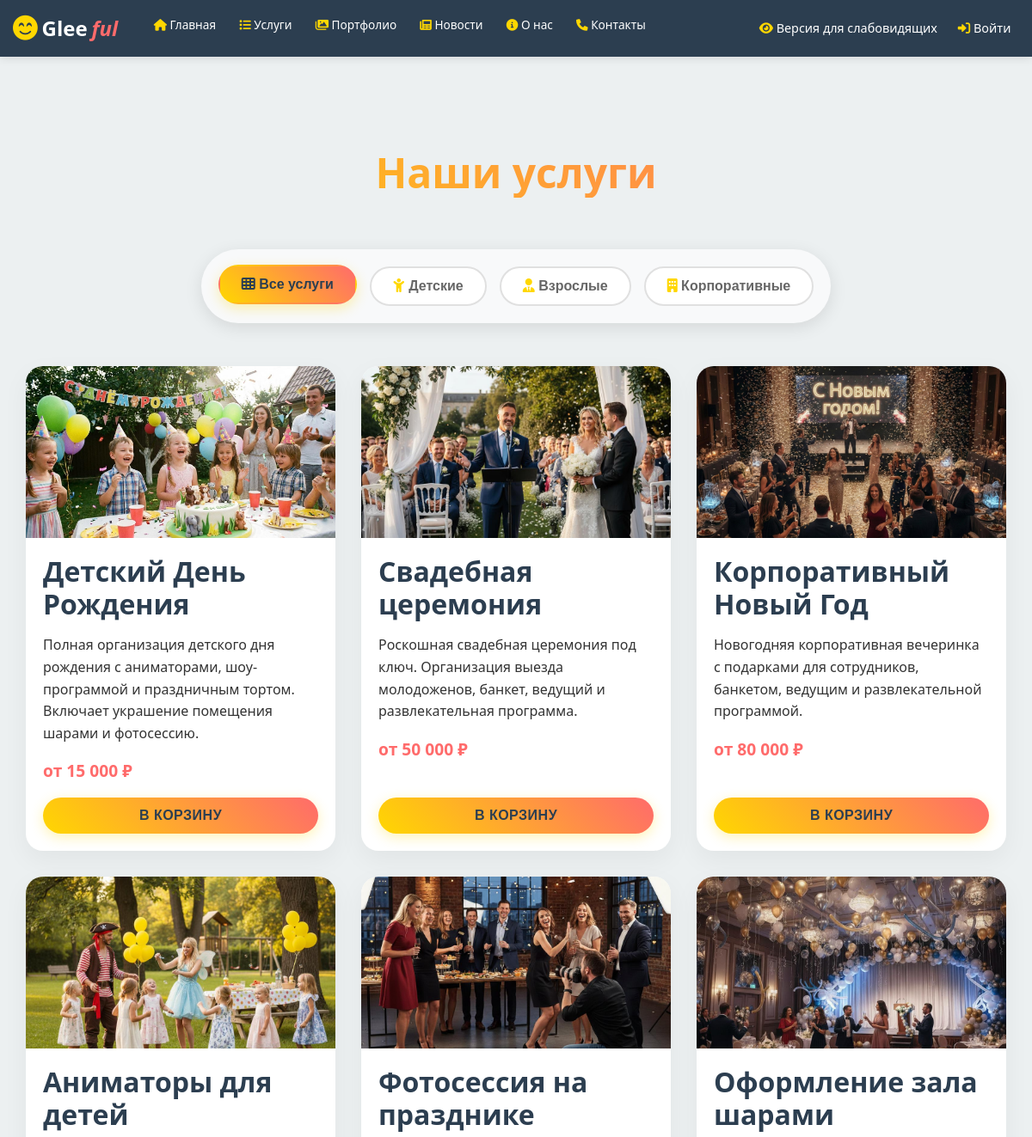
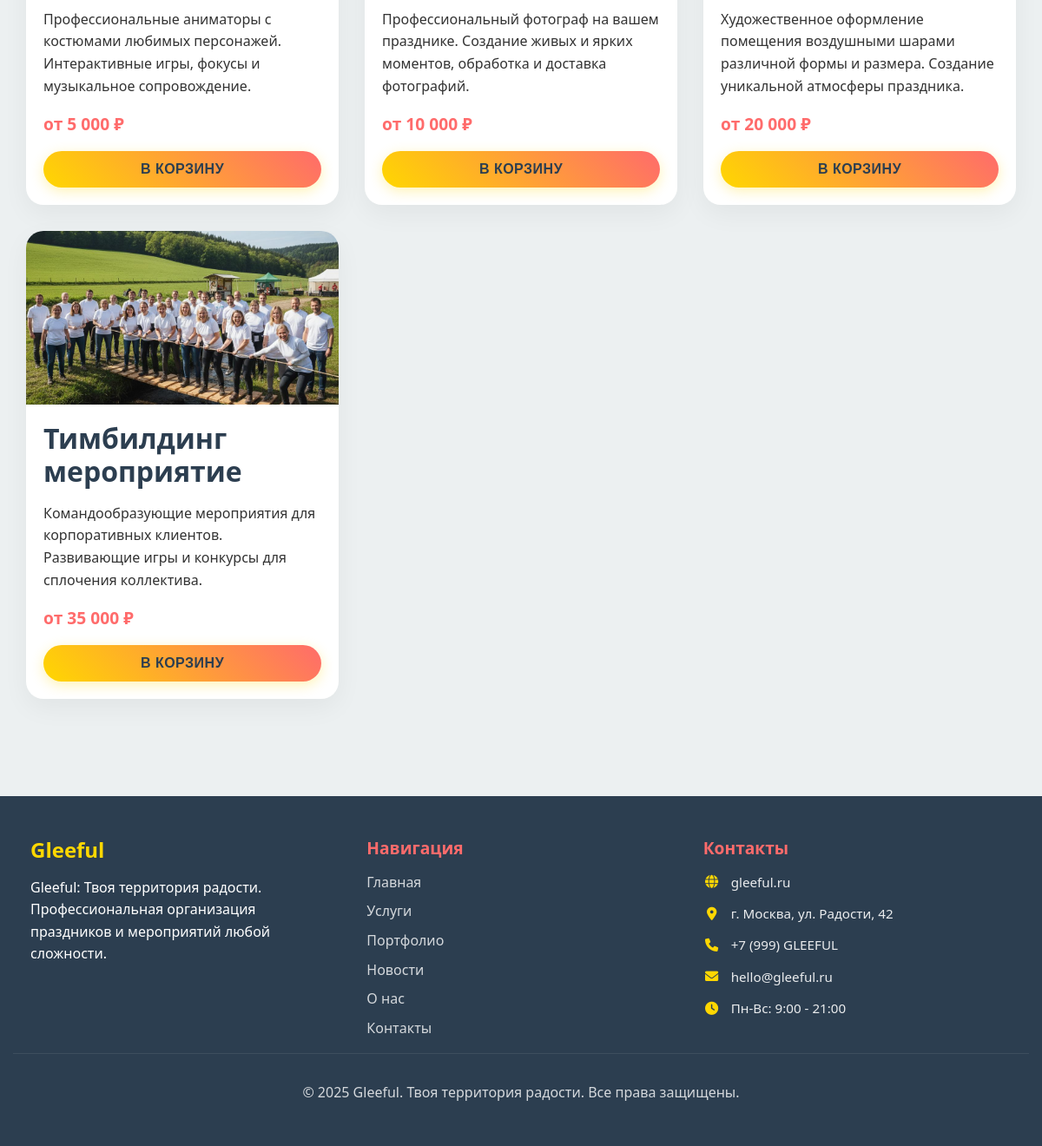
/services, run on the app's committed database (2 pictures, top to bottom).
### app.py (models this page shows, shortened)
class Service(db.Model):
    id = db.Column(db.Integer, primary_key=True)
    title = db.Column(db.String(200), nullable=False)
    description = db.Column(db.Text, nullable=False)
    price = db.Column(db.Numeric(10, 2), nullable=False)
    category = db.Column(db.String(50), nullable=False)
    image_url = db.Column(db.String(300))
    created_at = db.Column(db.DateTime, default=datetime.utcnow, nullable=False)
    order_items = db.relationship('OrderItem', backref='service', lazy=True)
    cart_items = db.relationship('CartItem', backref='service', lazy=True)

### app.py (the view)
@app.route('/services')
def services():
    try:
        services = Service.query.all()
        return render_template('services.html', services=services)
    except Exception as e:
        app.logger.error(f'Ошибка при загрузке каталога услуг: {str(e)}')
        return render_template('services.html', services=[])

### app.py (called while the page is built)
@app.context_processor
def inject_cart_count():
    return dict(cart_count=get_cart_count())

def get_cart_count():
    if current_user.is_authenticated:
        return CartItem.query.filter_by(user_id=current_user.id).count()
    else:
        return len(session.get('cart', []))

### templates/services.html (shortened to what this page needs)
{% extends "base.html" %}
{% block content %}
<div class="services-page">
    <div class="container">
        <div class="page-header">
            <h1 class="page-title">Наши услуги</h1>
        </div>
        <div class="filters" role="region" aria-label="Фильтры услуг">
            <div class="filter-buttons" role="group" aria-label="Категории услуг">
                <button class="filter-btn active"
                        data-filter="all"
                        aria-pressed="true"
                        aria-label="Показать все услуги">
                    <i class="fas fa-th" aria-hidden="true"></i> Все услуги
                </button>
                <button class="filter-btn"
                        data-filter="Детский"
                        aria-pressed="false"
                        aria-label="Показать детские услуги">
                    <i class="fas fa-child" aria-hidden="true"></i> Детские
                </button>
                <button class="filter-btn"
                        data-filter="Взрослый"
                        aria-pressed="false"
                        aria-label="Показать услуги для взрослых">
                    <i class="fas fa-user-tie" aria-hidden="true"></i> Взрослые
                </button>
                <button class="filter-btn"
                        data-filter="Корпоративный"
                        aria-pressed="false"
                        aria-label="Показать корпоративные услуги">
                    <i class="fas fa-building" aria-hidden="true"></i> Корпоративные
                </button>
            </div>
        </div>
        <div class="services-grid">
            {% for service in services %}
            <div class="service-card {{ service.category }}">
                <div class="service-image">
                    <img src="{{ service.image_url }}" alt="{{ service.title }}">
                </div>
                <div class="service-content">
                    <h3>{{ service.title }}</h3>
                    <p>{{ service.description }}</p>
                    <div class="service-price">от {{ "{:,.0f}".format(service.price).replace(',', ' ') }} ₽</div>
                    <button class="add-to-cart" data-id="{{ service.id }}">В корзину</button>
                </div>
            </div>
            {% endfor %}
        </div>
    </div>
</div>
{% endblock %}

### templates/base.html (shortened to what this page needs)
<!DOCTYPE html>
<html lang="ru">
<head>
    <link rel="stylesheet" href="https://cdnjs.cloudflare.com/ajax/libs/font-awesome/6.0.0/css/all.min.css">
    <link rel="stylesheet" href="{{ url_for('static', filename='css/style.css') }}">
    <link rel="stylesheet" href="{{ url_for('static', filename='vendor/bvi/bvi.min.css') }}" type="text/css">
</head>
<body>
    <header class="header" role="banner">
        <div class="container">
            <div class="header-content">
                <div class="logo">
                    <a href="{{ url_for('index') }}">
                        <i class="fas fa-smile-beam"></i>
                        <span class="logo-glee">Glee</span><span class="logo-ful">ful</span>
                    </a>
                </div>
                <nav class="main-nav" role="navigation" aria-label="Основное меню сайта" id="main-nav">
                    <ul class="nav-list">
                        <li class="nav-item">
                            <a href="{{ url_for('index') }}" class="nav-link">
                                <i class="fas fa-home" aria-hidden="true"></i> Главная
                            </a>
                        </li>
                        <li class="nav-item">
                            <a href="{{ url_for('services') }}" class="nav-link">
                                <i class="fas fa-list" aria-hidden="true"></i> Услуги
                            </a>
                        </li>
                        <li class="nav-item">
                            <a href="{{ url_for('portfolio') }}" class="nav-link">
                                <i class="fas fa-images" aria-hidden="true"></i> Портфолио
                            </a>
                        </li>
                        <li class="nav-item">
                            <a href="{{ url_for('news') }}" class="nav-link">
                                <i class="fas fa-newspaper" aria-hidden="true"></i> Новости
                            </a>
                        </li>
                        <li class="nav-item">
                            <a href="{{ url_for('about') }}" class="nav-link">
                                <i class="fas fa-info-circle" aria-hidden="true"></i> О нас
                            </a>
                        </li>
                        <li class="nav-item">
                            <a href="{{ url_for('contacts') }}" class="nav-link">
                                <i class="fas fa-phone" aria-hidden="true"></i> Контакты
                            </a>
                        </li>
                    </ul>
                </nav>
                <div class="user-panel">
                    <a href="#" class="user-link bvi-open" title="Версия для слабовидящих">
                        <i class="fas fa-eye"></i>
                        <span class="user-link-text">Версия для слабовидящих</span>
                    </a>
                    {% if current_user.is_authenticated %}
                        <a href="{{ url_for('cart') }}" class="user-link cart-link"
                           aria-label="Корзина покупок ({{ cart_count if cart_count else 0 }} товаров)">
                            <i class="fas fa-shopping-cart cart-icon" aria-hidden="true"></i>
                            <span class="cart-badge {% if cart_count and cart_count > 0 %}show{% endif %}">
                                {{ cart_count if cart_count else 0 }}
                            </span>
                            <span class="sr-only">Корзина</span>
                        </a>
                        <a href="{{ url_for('profile') }}" class="user-link"
                           aria-label="Личный кабинет пользователя {{ current_user.username }}">
                            <i class="fas fa-user" aria-hidden="true"></i>
                            {{ current_user.username }}
                        </a>
                        {% if current_user.is_admin %}
                            <a href="{{ url_for('admin') }}" class="user-link admin-link"
                               aria-label="Панель администратора">
                                <i class="fas fa-cog" aria-hidden="true"></i>
                                <span class="sr-only">Админ-панель</span>
                            </a>
                        {% endif %}
                        <a href="{{ url_for('logout') }}" class="user-link logout-link"
                           aria-label="Выйти из личного кабинета">
                            <i class="fas fa-sign-out-alt" aria-hidden="true"></i>
                            <span class="sr-only">Выйти</span>
                        </a>
                    {% else %}
                        <a href="{{ url_for('login') }}" class="user-link login-link"
                           aria-label="Войти в личный кабинет">
                            <i class="fas fa-sign-in-alt" aria-hidden="true"></i>
                            <span>Войти</span>
                        </a>
                    {% endif %}
                </div>
            </div>
        </div>
    </header>
    <main class="main-content" role="main" id="main-content">
        <div class="container">
            {% block content %}{% endblock %}
        </div>
    </main>
    <footer class="footer" role="contentinfo">
        <div class="container">
            <div class="footer-content">
                <div class="footer-section">
                    <h3>Gleeful</h3>
                    <p>Gleeful: Твоя территория радости. Профессиональная организация праздников и мероприятий любой сложности.</p>
                </div>
                <div class="footer-section">
                    <h4>Навигация</h4>
                    <ul class="footer-links">
                        <li><a href="{{ url_for('index') }}">Главная</a></li>
                        <li><a href="{{ url_for('services') }}">Услуги</a></li>
                        <li><a href="{{ url_for('portfolio') }}">Портфолио</a></li>
                        <li><a href="{{ url_for('news') }}">Новости</a></li>
                        <li><a href="{{ url_for('about') }}">О нас</a></li>
                        <li><a href="{{ url_for('contacts') }}">Контакты</a></li>
                    </ul>
                </div>
                <div class="footer-section">
                    <h4>Контакты</h4>
                    <div class="footer-contact-info">
                        <p><i class="fas fa-globe"></i> gleeful.ru</p>
                        <p><i class="fas fa-map-marker-alt"></i> г. Москва, ул. Радости, 42</p>
                        <p><i class="fas fa-phone"></i> +7 (999) GLEEFUL</p>
                        <p><i class="fas fa-envelope"></i> hello@gleeful.ru</p>
                        <p><i class="fas fa-clock"></i> Пн-Вс: 9:00 - 21:00</p>
                    </div>
                </div>
            </div>
            <div class="footer-bottom">
                <p>&copy; 2025 Gleeful. Твоя территория радости. Все права защищены.</p>
            </div>
        </div>
    </footer>
</body>
</html>

### static/css/style.css (style rules this page uses)
* { margin: 0; padding: 0; box-sizing: border-box; }
:root { --primary-yellow: #FFD700; --secondary-pink: #FF6B6B; --tertiary-teal: #4ECDC4; --dark-blue: #2C3E50; --light-bg: #ECF0F1; --white: #FFFFFF; --text-main: #333333; --border-radius: 20px; --box-shadow: 0 4px 20px rgba(0, 0, 0, 0.08); --transition: all 0.3s cubic-bezier(0.25, 0.8, 0.25, 1); }
html { scroll-behavior: smooth; font-size: 16px; }
body { font-family: 'Segoe UI', Tahoma, Geneva, Verdana, sans-serif; line-height: 1.6; color: var(--text-main); background-color: var(--light-bg); overflow-x: hidden; }
h1, h2, h3, h4, h5, h6 { font-weight: 700; margin-bottom: 1rem; line-height: 1.2; }
h1 { font-size: 3rem; background: linear-gradient(45deg, var(--primary-yellow), var(--secondary-pink)); -webkit-background-clip: text; -webkit-text-fill-color: transparent; background-clip: text; }
h3 { font-size: 2rem; color: var(--dark-blue); }
h4 { font-size: 1.5rem; color: var(--dark-blue); }
p { margin-bottom: 1rem; }
a { color: var(--secondary-pink); text-decoration: none; transition: var(--transition); }
ul, ol { margin-bottom: 1rem; }
li { margin-bottom: 0.5rem; }
.header { background: var(--dark-blue); color: var(--white); padding: 0.5rem 0; position: fixed; top: 0; left: 0; right: 0; z-index: 1000; box-shadow: 0 2px 10px rgba(0, 0, 0, 0.1); height: auto; overflow: hidden; }
.header-container, .container { max-width: 1200px; margin: 0 auto; padding: 0 15px; }
.header-content { display: flex; justify-content: space-between; align-items: center; flex-wrap: nowrap; min-height: 50px; gap: 2rem; }
.logo { font-size: 1.5rem; font-weight: 700; text-decoration: none; white-space: nowrap; }
.logo a { text-decoration: none; display: flex; align-items: center; gap: 0.3rem; }
.logo i { font-size: 1.8rem; color: var(--primary-yellow); }
.logo span { display: inline-block; }
.logo .logo-glee { color: var(--white); font-weight: 700; }
.logo .logo-ful { color: var(--secondary-pink); font-style: italic; }
.header-nav, .main-nav { display: flex; align-items: center; gap: 0.5rem; flex: 1; }
.nav-menu, .nav-list { display: flex; list-style: none; gap: 0.5rem; margin: 0; padding: 0; }
.nav-link { color: var(--white); text-decoration: none; font-weight: 500; padding: 0.2rem 0.6rem; border-radius: var(--border-radius); transition: var(--transition); font-size: 0.85rem; white-space: nowrap; }
.nav-link i { color: var(--primary-yellow); }
.user-panel { display: flex; align-items: center; gap: 0.3rem; flex-shrink: 0; }
.user-link { color: var(--white); text-decoration: none; font-size: 0.9rem; padding: 0.3rem 0.6rem; border-radius: var(--border-radius); transition: var(--transition); position: relative; white-space: nowrap; }
.user-link i { color: var(--primary-yellow); }
.main-content { margin-top: 60px; min-height: calc(100vh - 60px); padding: 2rem 0; }
.footer { background: var(--dark-blue); color: var(--white); padding: 3rem 0 1rem; }
.footer-content { max-width: 1200px; margin: 0 auto; padding: 0 20px; display: grid; grid-template-columns: repeat(auto-fit, minmax(250px, 1fr)); gap: 2rem; }
.footer-section h3 { font-size: 1.5rem; margin-bottom: 1rem; color: var(--primary-yellow); }
.footer-section h4 { font-size: 1.2rem; margin-bottom: 1rem; color: var(--secondary-pink); }
.footer-links { list-style: none; padding: 0; }
.footer-links li { margin-bottom: 0.5rem; }
.footer-links a { color: var(--white); opacity: 0.8; transition: var(--transition); }
.footer-bottom { text-align: center; padding: 2rem 20px 1rem; border-top: 1px solid rgba(255, 255, 255, 0.1); opacity: 0.8; }
.footer i { color: var(--primary-yellow); }
.footer .contact-info, .footer .footer-contact-info { display: flex; flex-direction: column; gap: 0.75rem; background: transparent !important; border: none !important; border-radius: 0 !important; padding: 0 !important; }
.footer .contact-info p, .footer .footer-contact-info p { display: flex; align-items: center; gap: 0.75rem; margin: 0 !important; font-size: 0.95rem; color: rgba(255, 255, 255, 0.9) !important; transition: var(--transition); background: transparent !important; border: none !important; border-radius: 0 !important; padding: 0 !important; }
.footer .contact-info p i, .footer .footer-contact-info p i { width: 20px; text-align: center; color: var(--primary-yellow) !important; }

### data on the page
Service: image_url (picture), title "Детский День Рождения", description "Полная организация детского дня рождения с аниматорами, шоу-программой и праздничным тортом. Включает украшение помещения шарами и фотосессию.", price "15 000"
Service: image_url (picture), title "Свадебная церемония", description "Роскошная свадебная церемония под ключ. Организация выезда молодоженов, банкет, ведущий и развлекательная программа.", price "50 000"
Service: image_url (picture), title "Корпоративный Новый Год", description "Новогодняя корпоративная вечеринка с подарками для сотрудников, банкетом, ведущим и развлекательной программой.", price "80 000"
Service: image_url (picture), title "Аниматоры для детей", description "Профессиональные аниматоры с костюмами любимых персонажей. Интерактивные игры, фокусы и музыкальное сопровождение.", price "5 000"
Service: image_url (picture), title "Фотосессия на празднике", description "Профессиональный фотограф на вашем празднике. Создание живых и ярких моментов, обработка и доставка фотографий.", price "10 000"
Service: image_url (picture), title "Оформление зала шарами", description "Художественное оформление помещения воздушными шарами различной формы и размера. Создание уникальной атмосферы праздника.", price "20 000"
Service: image_url (picture), title "Тимбилдинг мероприятие", description "Командообразующие мероприятия для корпоративных клиентов. Развивающие игры и конкурсы для сплочения коллектива.", price "35 000"
